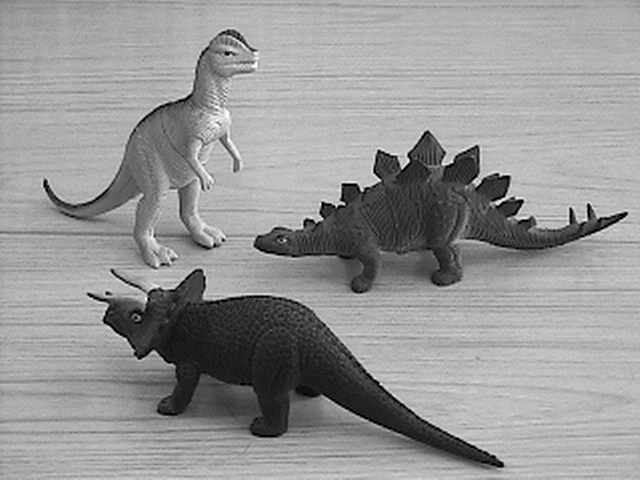
//> input picture Images/imA.bmp, 640 x 480 px
$ ./punto3   (built with g++ and OpenCV 4)
//> lines starting //> are read from the running program, lines starting //| are printed output that depends on the picture; after the words box and inside, x2 and y2 are one past the last pixel; in counts of white or black regions, pixels touching at a corner belong together
#include <iostream>
#include <opencv2/opencv.hpp>

// Incluye las bibliotecas estándar de C++ y OpenCV necesarias para el procesamiento de imágenes.

int main(int argc, char** argv)
{
    // Cargar las imágenes (a) y (b) en escala de grises
    cv::Mat imgA = cv::imread("/home/dani/Downloads/Vision_Por_Computador/Taller_Vison_1/Images/imA.bmp", cv::IMREAD_GRAYSCALE);
//> imgA is the input picture: 480 rows x 640 cols, CV_8UC1; min 1, max 252, mean 150
    cv::Mat imgB = cv::imread("/home/dani/Downloads/Vision_Por_Computador/Taller_Vison_1/Images/imB.png", cv::IMREAD_GRAYSCALE);
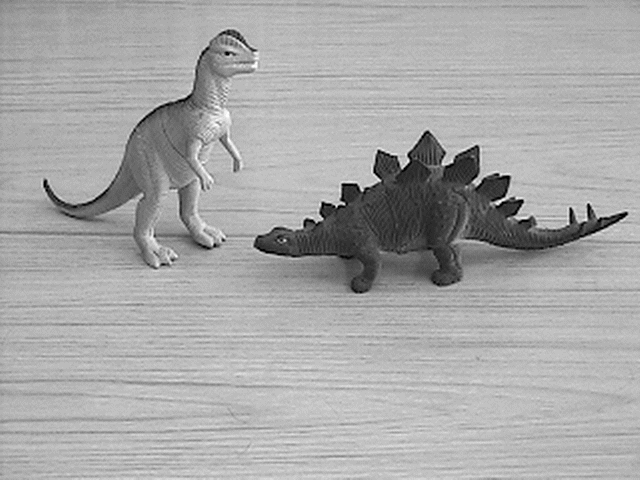
//> input picture Images/imB.png, 640 x 480 px
//> imgB is the input picture: 480 rows x 640 cols, CV_8UC1; min 2, max 252, mean 167.7

    // Verificar que las imágenes se cargaron correctamente
    if (imgA.empty() || imgB.empty()) {
        std::cerr << "Error al cargar las imágenes: Verifique las rutas de los archivos" << std::endl;
        return -1;
    }

    // Mostrar las imágenes originales
    cv::imshow("Imagen A", imgA);
    cv::imshow("Imagen B", imgB);

    // Realizar la sustracción de las imágenes
    cv::Mat diff;
    cv::absdiff(imgA, imgB, diff);
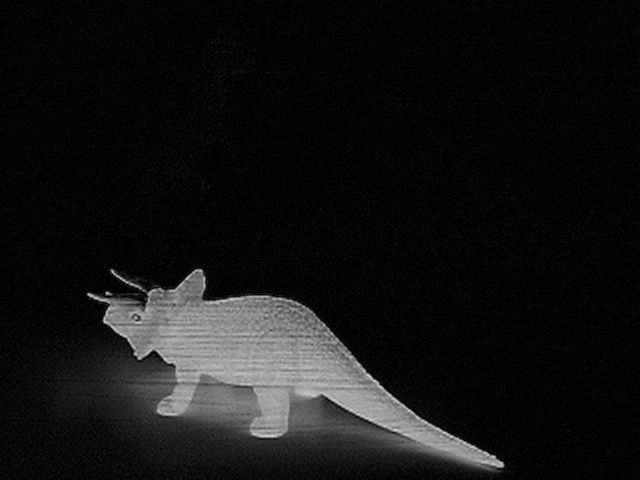
//> diff: 480 rows x 640 cols, CV_8UC1; min 0, max 217, mean 19.4

    // Se realiza una sustracción absoluta entre las dos imágenes para obtener la diferencia entre ellas.
    // Esto produce una imagen en la que los píxeles que son diferentes entre las dos imágenes son destacados.

    // Mejorar el contraste de la imagen de diferencia
    cv::Mat enhanced_diff;
    cv::normalize(diff, enhanced_diff, 0, 255, cv::NORM_MINMAX);
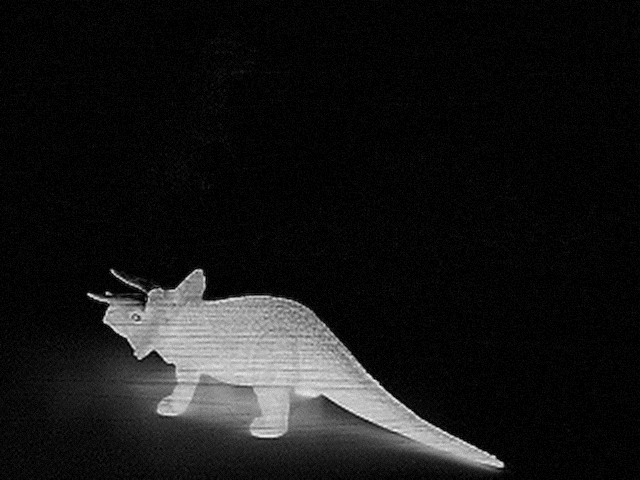
//> enhanced_diff: 480 rows x 640 cols, CV_8UC1; min 0, max 255, mean 22.7

    // Se normaliza la imagen de diferencia para mejorar el contraste.
    // La función cv::normalize ajusta los valores de píxel en la imagen de salida para que abarquen un rango entre 0 y 255.

    // Aplicar un ligero desenfoque para suavizar la diferencia
    cv::GaussianBlur(enhanced_diff, enhanced_diff, cv::Size(5, 5), 1.5);

    // Se aplica un desenfoque gaussiano para suavizar la imagen y reducir el ruido.
    // Esto ayuda a eliminar pequeñas variaciones que podrían no ser relevantes para la detección de contornos.

    // Mostrar la imagen mejorada sin dibujo de bounding box ni centro de masa
    cv::imshow("Imagen Mejorada", enhanced_diff);

    // Mostrar la imagen mejorada en una ventana sin ningún dibujo adicional (sin bounding box ni centro de masa).

    // Guardar la imagen mejorada sin los dibujos
    cv::imwrite("/home/dani/Downloads/Vision_Por_Computador/Taller_Vison_1/Images/triceratops_sin_dibujos.png", enhanced_diff);

    // Guardar la imagen mejorada sin los dibujos en un archivo en el disco.

    // Convertir la imagen mejorada a color para poder dibujar sobre ella
    cv::Mat imgWithBoundingBox;
    cv::cvtColor(enhanced_diff, imgWithBoundingBox, cv::COLOR_GRAY2BGR);

    // Convertir la imagen mejorada a color (de escala de grises a BGR) para poder dibujar sobre ella.
    // Esto es necesario porque las funciones de dibujo de OpenCV trabajan con imágenes en color.

    // Convertir la imagen mejorada a binaria para facilitar la detección de contornos
    cv::Mat binary_diff;
    cv::threshold(enhanced_diff, binary_diff, 50, 255, cv::THRESH_BINARY);
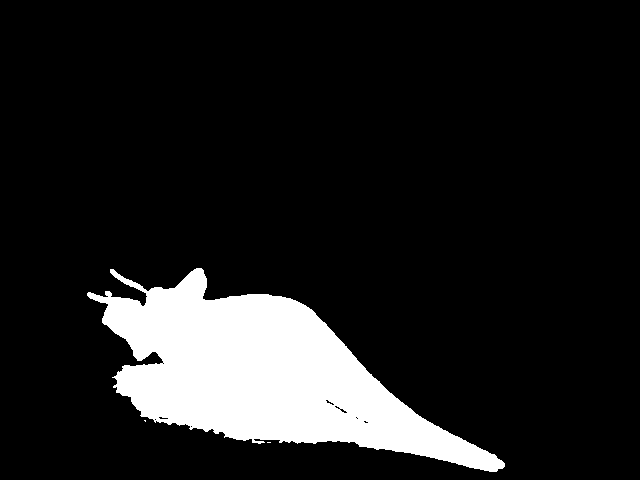
//> binary_diff: 480 rows x 640 cols, CV_8UC1; 12.2% white; 3 white regions (2 under 20 px)

    // Binarizar la imagen mejorada utilizando un umbral de 50.
    // Los píxeles con un valor superior a 50 se establecen en 255 (blanco) y los inferiores en 0 (negro).
    // Esto facilita la detección de contornos en la imagen.

    // Encontrar los contornos en la imagen binarizada
    std::vector<std::vector<cv::Point>> contornos;
    cv::findContours(binary_diff, contornos, cv::RETR_EXTERNAL, cv::CHAIN_APPROX_SIMPLE);
//> contornos = 3 contours, 2 with area under 20; largest, box (x1, y1, x2, y2) and area: (87, 268, 505, 472) 37035

    // Detectar los contornos en la imagen binarizada utilizando la función findContours.
    // Se almacenan en un vector de vectores de puntos (contornos).

    // Verificar que se encontraron contornos
    if (contornos.empty()) {
        std::cerr << "No se encontraron contornos en la imagen" << std::endl;
        return -1;
    }

    // Si no se encontraron contornos, se imprime un mensaje de error y el programa termina.

    // Encontrar el contorno más grande (asumimos que es el triceratops)
    int maxAreaIndex = 0;
    double maxArea = cv::contourArea(contornos[0]);
//> maxArea = 0
    for (size_t i = 1; i < contornos.size(); i++) {
        double area = cv::contourArea(contornos[i]);
        if (area > maxArea) {
            maxArea = area;
            maxAreaIndex = i;
        }
    }
//> this loop made 2 passes
//> (area, maxArea) on pass 2: (37035, 37035)
//> after the loop, maxArea = 37035; maxAreaIndex = 2

    // Recorrer todos los contornos para encontrar el contorno con el área más grande.
    // Se asume que el contorno más grande corresponde al triceratops.
    // Se almacena el índice del contorno más grande en la variable maxAreaIndex.

    // Obtener la caja englobante del contorno más grande
    cv::Rect boundingBox = cv::boundingRect(contornos[maxAreaIndex]);
//> boundingBox = Rect(87, 268, 418, 204)

    // Calcular la caja englobante (bounding box) del contorno más grande.
    // La bounding box es un rectángulo mínimo que contiene todo el contorno.

    // Calcular el centro de la caja englobante
    cv::Point centerOfMass;
    centerOfMass.x = boundingBox.x + boundingBox.width / 2;
//> centerOfMass = Point(296, 0)
    centerOfMass.y = boundingBox.y + boundingBox.height / 2;
//> centerOfMass = Point(296, 370)

    // Calcular el centro de la caja englobante (bounding box).
    // El centro de masa se determina calculando el punto medio de la bounding box.

    // Dibujar la caja englobante y el centro de masa en la imagen
    cv::rectangle(imgWithBoundingBox, boundingBox, cv::Scalar(0, 255, 0), 2);
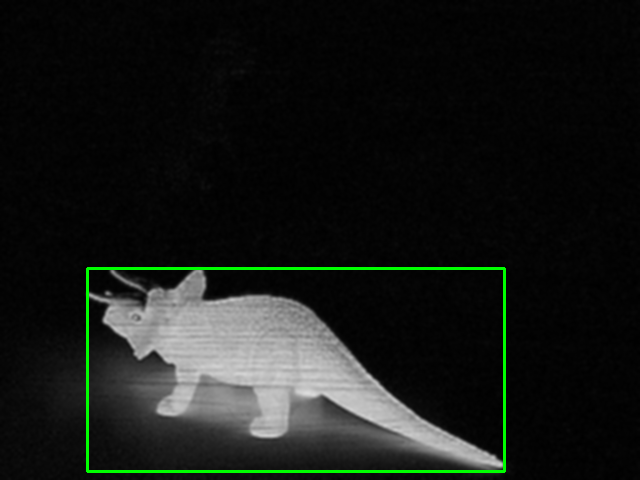
//> imgWithBoundingBox: 480 rows x 640 cols, CV_8UC3; mean B, G, R 22.6, 25.7, 22.6
    cv::circle(imgWithBoundingBox, centerOfMass, 5, cv::Scalar(0, 0, 255), -1);
//> imgWithBoundingBox: 480 rows x 640 cols, CV_8UC3; 81 pixels changed, all inside (x1, y1, x2, y2) = (291, 365, 302, 376)

    // Dibujar la bounding box en verde (cv::Scalar(0, 255, 0)) y el centro de masa en rojo (cv::Scalar(0, 0, 255)).
    // El grosor de la bounding box es de 2 píxeles, y el punto que representa el centro de masa tiene un radio de 5 píxeles.

    // Mostrar la imagen con la caja englobante y el centro de masa
    cv::imshow("Bounding Box y Centro de Masa", imgWithBoundingBox);

    // Mostrar la imagen con la bounding box y el centro de masa en una ventana.

    // Guardar la imagen con la caja englobante y el centro de masa
    cv::imwrite("/home/dani/Downloads/Vision_Por_Computador/Taller_Vison_1/Images/triceratops_bounding_box.png", imgWithBoundingBox);

    // Guardar la imagen resultante con la bounding box y el centro de masa en un archivo en el disco.

    // Esperar a que se presione una tecla para cerrar
    cv::waitKey(0);

    // El programa espera a que se presione una tecla antes de cerrar todas las ventanas y finalizar.

    return 0;
}
